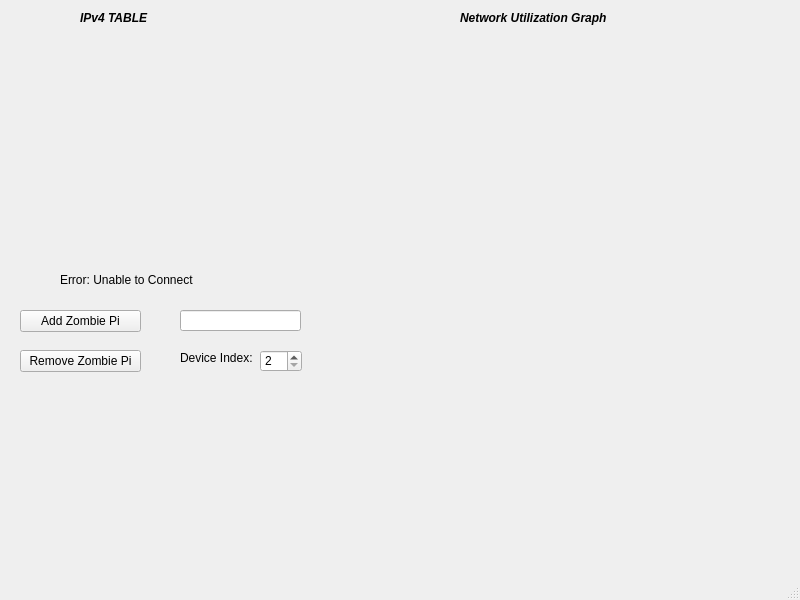
<?xml version="1.0" encoding="UTF-8"?>
<ui version="4.0">
 <class>Attacker</class>
 <widget class="QMainWindow" name="Attacker">
  <property name="geometry">
   <rect>
    <x>0</x>
    <y>0</y>
    <width>800</width>
    <height>600</height>
   </rect>
  </property>
  <property name="windowTitle">
   <string>MainWindow</string>
  </property>
  <property name="autoFillBackground">
   <bool>false</bool>
  </property>
  <widget class="QWidget" name="centralwidget">
   <widget class="QPushButton" name="addDevButton">
    <property name="geometry">
     <rect>
      <x>20</x>
      <y>310</y>
      <width>121</width>
      <height>22</height>
     </rect>
    </property>
    <property name="text">
     <string>Add Zombie Pi</string>
    </property>
   </widget>
   <widget class="QPushButton" name="removeDevButton">
    <property name="geometry">
     <rect>
      <x>20</x>
      <y>350</y>
      <width>121</width>
      <height>22</height>
     </rect>
    </property>
    <property name="text">
     <string>Remove Zombie Pi</string>
    </property>
   </widget>
   <widget class="QLineEdit" name="devNameLine">
    <property name="geometry">
     <rect>
      <x>180</x>
      <y>310</y>
      <width>121</width>
      <height>21</height>
     </rect>
    </property>
   </widget>
   <widget class="QSpinBox" name="dev_spinBox">
    <property name="geometry">
     <rect>
      <x>260</x>
      <y>350</y>
      <width>42</width>
      <height>22</height>
     </rect>
    </property>
    <property name="minimum">
     <number>2</number>
    </property>
    <property name="maximum">
     <number>24</number>
    </property>
   </widget>
   <widget class="QLabel" name="label_2">
    <property name="geometry">
     <rect>
      <x>180</x>
      <y>350</y>
      <width>81</width>
      <height>16</height>
     </rect>
    </property>
    <property name="text">
     <string>Device Index:</string>
    </property>
   </widget>
   <widget class="QLabel" name="label_3">
    <property name="geometry">
     <rect>
      <x>80</x>
      <y>10</y>
      <width>91</width>
      <height>16</height>
     </rect>
    </property>
    <property name="text">
     <string>&lt;html&gt;&lt;head/&gt;&lt;body&gt;&lt;p&gt;&lt;span style=&quot; font-weight:800; font-style:italic;&quot;&gt;IPv4 TABLE&lt;/span&gt;&lt;/p&gt;&lt;/body&gt;&lt;/html&gt;</string>
    </property>
    <property name="textFormat">
     <enum>Qt::AutoText</enum>
    </property>
   </widget>
   <widget class="QLabel" name="errorLabel">
    <property name="geometry">
     <rect>
      <x>60</x>
      <y>270</y>
      <width>171</width>
      <height>20</height>
     </rect>
    </property>
    <property name="text">
     <string>Error: Unable to Connect</string>
    </property>
   </widget>
   <widget class="QCustomPlot" name="plot" native="true">
    <property name="geometry">
     <rect>
      <x>300</x>
      <y>40</y>
      <width>491</width>
      <height>221</height>
     </rect>
    </property>
   </widget>
   <widget class="QLabel" name="label_4">
    <property name="geometry">
     <rect>
      <x>460</x>
      <y>10</y>
      <width>171</width>
      <height>16</height>
     </rect>
    </property>
    <property name="text">
     <string>&lt;html&gt;&lt;head/&gt;&lt;body&gt;&lt;p&gt;&lt;span style=&quot; font-weight:792; font-style:italic;&quot;&gt;Network Utilization Graph&lt;/span&gt;&lt;/p&gt;&lt;/body&gt;&lt;/html&gt;</string>
    </property>
    <property name="textFormat">
     <enum>Qt::AutoText</enum>
    </property>
   </widget>
  </widget>
  <widget class="QMenuBar" name="menubar">
   <property name="geometry">
    <rect>
     <x>0</x>
     <y>0</y>
     <width>800</width>
     <height>26</height>
    </rect>
   </property>
  </widget>
  <widget class="QStatusBar" name="statusbar"/>
 </widget>
 <customwidgets>
  <customwidget>
   <class>QCustomPlot</class>
   <extends>QWidget</extends>
   <header location="global">qcustomplot.h</header>
   <container>1</container>
  </customwidget>
 </customwidgets>
 <resources/>
 <connections/>
</ui>
